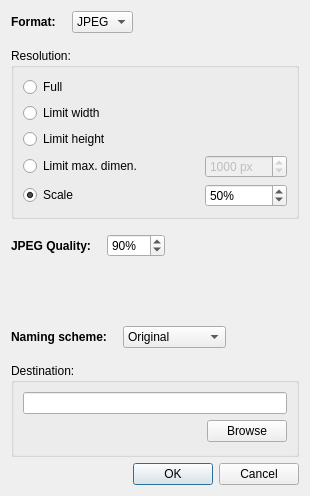
<?xml version="1.0" encoding="UTF-8"?>
<ui version="4.0">
 <class>exportDialog</class>
 <widget class="QDialog" name="exportDialog">
  <property name="geometry">
   <rect>
    <x>0</x>
    <y>0</y>
    <width>310</width>
    <height>496</height>
   </rect>
  </property>
  <property name="windowTitle">
   <string>Export</string>
  </property>
  <layout class="QVBoxLayout" name="verticalLayout_2">
   <item>
    <layout class="QHBoxLayout" name="horizontalLayout">
     <property name="bottomMargin">
      <number>9</number>
     </property>
     <item>
      <widget class="QLabel" name="label">
       <property name="font">
        <font>
         <weight>75</weight>
         <bold>true</bold>
        </font>
       </property>
       <property name="text">
        <string>Format:</string>
       </property>
      </widget>
     </item>
     <item>
      <spacer name="horizontalSpacer_2">
       <property name="orientation">
        <enum>Qt::Horizontal</enum>
       </property>
       <property name="sizeType">
        <enum>QSizePolicy::Preferred</enum>
       </property>
       <property name="sizeHint" stdset="0">
        <size>
         <width>10</width>
         <height>20</height>
        </size>
       </property>
      </spacer>
     </item>
     <item>
      <widget class="QComboBox" name="format">
       <item>
        <property name="text">
         <string>JPEG</string>
        </property>
       </item>
       <item>
        <property name="text">
         <string>PNG</string>
        </property>
       </item>
      </widget>
     </item>
     <item>
      <spacer name="horizontalSpacer">
       <property name="orientation">
        <enum>Qt::Horizontal</enum>
       </property>
       <property name="sizeHint" stdset="0">
        <size>
         <width>40</width>
         <height>20</height>
        </size>
       </property>
      </spacer>
     </item>
    </layout>
   </item>
   <item>
    <widget class="QGroupBox" name="groupBox">
     <property name="title">
      <string>Resolution:</string>
     </property>
     <layout class="QGridLayout" name="gridLayout">
      <item row="0" column="0">
       <widget class="QRadioButton" name="rFull">
        <property name="text">
         <string>Full</string>
        </property>
       </widget>
      </item>
      <item row="1" column="0">
       <widget class="QRadioButton" name="rWidth">
        <property name="text">
         <string>Limit width</string>
        </property>
       </widget>
      </item>
      <item row="2" column="0">
       <widget class="QRadioButton" name="rHeight">
        <property name="text">
         <string>Limit height</string>
        </property>
       </widget>
      </item>
      <item row="3" column="0" colspan="2">
       <widget class="QRadioButton" name="rMaxDim">
        <property name="text">
         <string>Limit max. dimen.</string>
        </property>
       </widget>
      </item>
      <item row="3" column="2">
       <widget class="QWidget" name="eMaxDim" native="true">
        <property name="enabled">
         <bool>false</bool>
        </property>
        <layout class="QHBoxLayout" name="horizontalLayout_8">
         <property name="margin">
          <number>0</number>
         </property>
         <item>
          <widget class="QSpinBox" name="maxdim">
           <property name="suffix">
            <string> px</string>
           </property>
           <property name="minimum">
            <number>10</number>
           </property>
           <property name="maximum">
            <number>10000</number>
           </property>
           <property name="singleStep">
            <number>100</number>
           </property>
           <property name="value">
            <number>1000</number>
           </property>
          </widget>
         </item>
        </layout>
       </widget>
      </item>
      <item row="4" column="0">
       <widget class="QRadioButton" name="rScale">
        <property name="text">
         <string>Scale</string>
        </property>
        <property name="checked">
         <bool>true</bool>
        </property>
       </widget>
      </item>
      <item row="4" column="2">
       <widget class="QWidget" name="eScale" native="true">
        <layout class="QHBoxLayout" name="horizontalLayout_9">
         <property name="margin">
          <number>0</number>
         </property>
         <item>
          <widget class="QSpinBox" name="scale">
           <property name="suffix">
            <string>%</string>
           </property>
           <property name="minimum">
            <number>10</number>
           </property>
           <property name="maximum">
            <number>100</number>
           </property>
           <property name="singleStep">
            <number>5</number>
           </property>
           <property name="value">
            <number>50</number>
           </property>
          </widget>
         </item>
        </layout>
       </widget>
      </item>
     </layout>
    </widget>
   </item>
   <item>
    <widget class="QWidget" name="widget" native="true">
     <layout class="QHBoxLayout" name="horizontalLayout_6">
      <property name="leftMargin">
       <number>0</number>
      </property>
      <item>
       <widget class="QLabel" name="label_3">
        <property name="font">
         <font>
          <weight>75</weight>
          <bold>true</bold>
         </font>
        </property>
        <property name="text">
         <string>JPEG Quality:</string>
        </property>
       </widget>
      </item>
      <item>
       <spacer name="horizontalSpacer_7">
        <property name="orientation">
         <enum>Qt::Horizontal</enum>
        </property>
        <property name="sizeType">
         <enum>QSizePolicy::Preferred</enum>
        </property>
        <property name="sizeHint" stdset="0">
         <size>
          <width>10</width>
          <height>20</height>
         </size>
        </property>
       </spacer>
      </item>
      <item>
       <widget class="QSpinBox" name="quality">
        <property name="suffix">
         <string>%</string>
        </property>
        <property name="minimum">
         <number>10</number>
        </property>
        <property name="maximum">
         <number>100</number>
        </property>
        <property name="singleStep">
         <number>1</number>
        </property>
        <property name="value">
         <number>90</number>
        </property>
       </widget>
      </item>
      <item>
       <spacer name="horizontalSpacer_6">
        <property name="orientation">
         <enum>Qt::Horizontal</enum>
        </property>
        <property name="sizeHint" stdset="0">
         <size>
          <width>40</width>
          <height>20</height>
         </size>
        </property>
       </spacer>
      </item>
     </layout>
    </widget>
   </item>
   <item>
    <spacer name="verticalSpacer">
     <property name="orientation">
      <enum>Qt::Vertical</enum>
     </property>
     <property name="sizeHint" stdset="0">
      <size>
       <width>20</width>
       <height>8</height>
      </size>
     </property>
    </spacer>
   </item>
   <item>
    <layout class="QHBoxLayout" name="horizontalLayout_3">
     <property name="bottomMargin">
      <number>9</number>
     </property>
     <item>
      <widget class="QLabel" name="label_4">
       <property name="font">
        <font>
         <weight>75</weight>
         <bold>true</bold>
        </font>
       </property>
       <property name="text">
        <string>Naming scheme:</string>
       </property>
      </widget>
     </item>
     <item>
      <spacer name="horizontalSpacer_3">
       <property name="orientation">
        <enum>Qt::Horizontal</enum>
       </property>
       <property name="sizeType">
        <enum>QSizePolicy::Preferred</enum>
       </property>
       <property name="sizeHint" stdset="0">
        <size>
         <width>10</width>
         <height>20</height>
        </size>
       </property>
      </spacer>
     </item>
     <item>
      <widget class="QComboBox" name="scheme">
       <item>
        <property name="text">
         <string>Original</string>
        </property>
       </item>
       <item>
        <property name="text">
         <string>Date-Time</string>
        </property>
       </item>
       <item>
        <property name="text">
         <string>Date-Time-ID</string>
        </property>
       </item>
      </widget>
     </item>
     <item>
      <spacer name="horizontalSpacer_4">
       <property name="orientation">
        <enum>Qt::Horizontal</enum>
       </property>
       <property name="sizeHint" stdset="0">
        <size>
         <width>40</width>
         <height>20</height>
        </size>
       </property>
      </spacer>
     </item>
    </layout>
   </item>
   <item>
    <widget class="QGroupBox" name="destGroup">
     <property name="title">
      <string>Destination:</string>
     </property>
     <layout class="QVBoxLayout" name="verticalLayout">
      <property name="spacing">
       <number>6</number>
      </property>
      <property name="leftMargin">
       <number>9</number>
      </property>
      <property name="topMargin">
       <number>9</number>
      </property>
      <property name="rightMargin">
       <number>9</number>
      </property>
      <property name="bottomMargin">
       <number>12</number>
      </property>
      <item>
       <widget class="QLineEdit" name="destination">
        <property name="sizePolicy">
         <sizepolicy hsizetype="Expanding" vsizetype="Fixed">
          <horstretch>100</horstretch>
          <verstretch>0</verstretch>
         </sizepolicy>
        </property>
       </widget>
      </item>
      <item>
       <layout class="QHBoxLayout" name="horizontalLayout_2">
        <item>
         <spacer name="horizontalSpacer_5">
          <property name="orientation">
           <enum>Qt::Horizontal</enum>
          </property>
          <property name="sizeHint" stdset="0">
           <size>
            <width>40</width>
            <height>20</height>
           </size>
          </property>
         </spacer>
        </item>
        <item>
         <widget class="QPushButton" name="browse">
          <property name="sizePolicy">
           <sizepolicy hsizetype="Preferred" vsizetype="Fixed">
            <horstretch>0</horstretch>
            <verstretch>0</verstretch>
           </sizepolicy>
          </property>
          <property name="text">
           <string>Browse</string>
          </property>
         </widget>
        </item>
       </layout>
      </item>
     </layout>
    </widget>
   </item>
   <item>
    <widget class="QDialogButtonBox" name="buttonBox">
     <property name="orientation">
      <enum>Qt::Horizontal</enum>
     </property>
     <property name="standardButtons">
      <set>QDialogButtonBox::Cancel|QDialogButtonBox::Ok</set>
     </property>
    </widget>
   </item>
  </layout>
 </widget>
 <resources/>
 <connections>
  <connection>
   <sender>buttonBox</sender>
   <signal>accepted()</signal>
   <receiver>exportDialog</receiver>
   <slot>accept()</slot>
   <hints>
    <hint type="sourcelabel">
     <x>248</x>
     <y>254</y>
    </hint>
    <hint type="destinationlabel">
     <x>157</x>
     <y>274</y>
    </hint>
   </hints>
  </connection>
  <connection>
   <sender>buttonBox</sender>
   <signal>rejected()</signal>
   <receiver>exportDialog</receiver>
   <slot>reject()</slot>
   <hints>
    <hint type="sourcelabel">
     <x>316</x>
     <y>260</y>
    </hint>
    <hint type="destinationlabel">
     <x>286</x>
     <y>274</y>
    </hint>
   </hints>
  </connection>
 </connections>
</ui>
